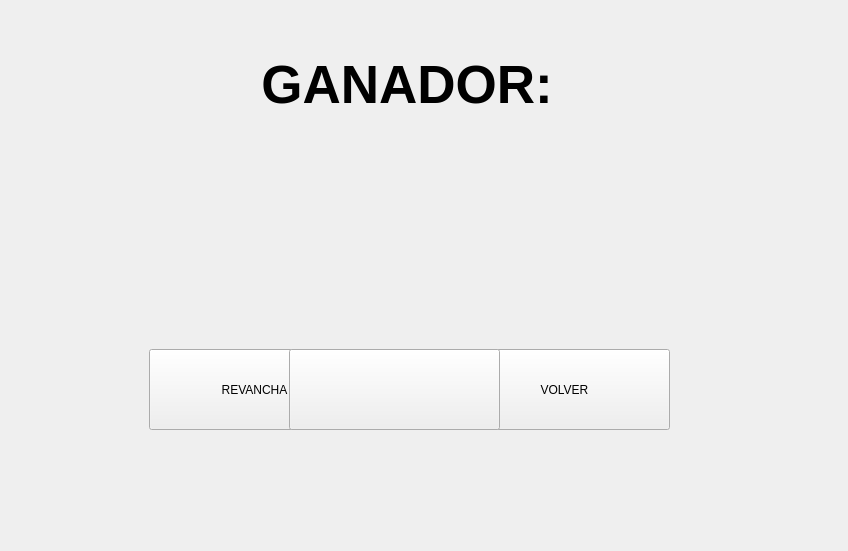
<?xml version="1.0" encoding="UTF-8"?>
<ui version="4.0">
 <class>CombateWidget</class>
 <widget class="QWidget" name="CombateWidget">
  <property name="geometry">
   <rect>
    <x>0</x>
    <y>0</y>
    <width>848</width>
    <height>551</height>
   </rect>
  </property>
  <property name="windowTitle">
   <string>Form</string>
  </property>
  <widget class="QStackedWidget" name="stackedWidget">
   <property name="geometry">
    <rect>
     <x>-1</x>
     <y>-1</y>
     <width>851</width>
     <height>551</height>
    </rect>
   </property>
   <property name="currentIndex">
    <number>2</number>
   </property>
   <widget class="QWidget" name="pageCountDown">
    <widget class="CountDownWidget" name="countDownWidget">
     <property name="geometry">
      <rect>
       <x>380</x>
       <y>40</y>
       <width>91</width>
       <height>91</height>
      </rect>
     </property>
    </widget>
   </widget>
   <widget class="QWidget" name="pageCombat">
    <widget class="QLabel" name="labelPortadaJugador">
     <property name="geometry">
      <rect>
       <x>40</x>
       <y>40</y>
       <width>101</width>
       <height>99</height>
      </rect>
     </property>
     <property name="text">
      <string>TextLabel</string>
     </property>
    </widget>
    <widget class="QFrame" name="frameHUDJugador">
     <property name="geometry">
      <rect>
       <x>140</x>
       <y>60</y>
       <width>161</width>
       <height>71</height>
      </rect>
     </property>
     <property name="frameShape">
      <enum>QFrame::Shape::StyledPanel</enum>
     </property>
     <property name="frameShadow">
      <enum>QFrame::Shadow::Raised</enum>
     </property>
     <widget class="QWidget" name="horizontalLayoutWidget_3">
      <property name="geometry">
       <rect>
        <x>120</x>
        <y>0</y>
        <width>151</width>
        <height>101</height>
       </rect>
      </property>
      <layout class="QHBoxLayout" name="horizontalLayoutJugador_3"/>
     </widget>
     <widget class="QWidget" name="verticalLayoutWidget_5">
      <property name="geometry">
       <rect>
        <x>0</x>
        <y>0</y>
        <width>149</width>
        <height>65</height>
       </rect>
      </property>
      <layout class="QVBoxLayout" name="verticalLayout_5">
       <item>
        <widget class="QProgressBar" name="barraVidaJug">
         <property name="value">
          <number>24</number>
         </property>
        </widget>
       </item>
       <item>
        <widget class="QProgressBar" name="barraKiJug">
         <property name="value">
          <number>24</number>
         </property>
        </widget>
       </item>
      </layout>
     </widget>
    </widget>
    <widget class="QLabel" name="labelNombreJugador">
     <property name="geometry">
      <rect>
       <x>140</x>
       <y>30</y>
       <width>197</width>
       <height>27</height>
      </rect>
     </property>
     <property name="text">
      <string/>
     </property>
    </widget>
    <widget class="QLabel" name="labelNombreOponente">
     <property name="geometry">
      <rect>
       <x>580</x>
       <y>30</y>
       <width>197</width>
       <height>27</height>
      </rect>
     </property>
     <property name="text">
      <string/>
     </property>
    </widget>
    <widget class="QFrame" name="frameHUDOponente">
     <property name="geometry">
      <rect>
       <x>550</x>
       <y>60</y>
       <width>161</width>
       <height>71</height>
      </rect>
     </property>
     <property name="frameShape">
      <enum>QFrame::Shape::StyledPanel</enum>
     </property>
     <property name="frameShadow">
      <enum>QFrame::Shadow::Raised</enum>
     </property>
     <widget class="QWidget" name="verticalLayoutWidget_4">
      <property name="geometry">
       <rect>
        <x>10</x>
        <y>0</y>
        <width>149</width>
        <height>65</height>
       </rect>
      </property>
      <layout class="QVBoxLayout" name="verticalLayout_4">
       <item>
        <widget class="QProgressBar" name="barraVidaOponent">
         <property name="value">
          <number>24</number>
         </property>
        </widget>
       </item>
       <item>
        <widget class="QProgressBar" name="barraKiOponent">
         <property name="value">
          <number>24</number>
         </property>
        </widget>
       </item>
      </layout>
     </widget>
    </widget>
    <widget class="QLabel" name="labelPortadaOponente">
     <property name="geometry">
      <rect>
       <x>710</x>
       <y>40</y>
       <width>101</width>
       <height>99</height>
      </rect>
     </property>
     <property name="text">
      <string>TextLabel</string>
     </property>
    </widget>
   </widget>
   <widget class="QWidget" name="pageResultado">
    <widget class="QLabel" name="labelResultado">
     <property name="geometry">
      <rect>
       <x>50</x>
       <y>40</y>
       <width>731</width>
       <height>91</height>
      </rect>
     </property>
     <property name="font">
      <font>
       <pointsize>40</pointsize>
       <bold>true</bold>
      </font>
     </property>
     <property name="text">
      <string>GANADOR: </string>
     </property>
     <property name="alignment">
      <set>Qt::AlignmentFlag::AlignCenter</set>
     </property>
    </widget>
    <widget class="QPushButton" name="btnRevancha">
     <property name="geometry">
      <rect>
       <x>150</x>
       <y>350</y>
       <width>211</width>
       <height>81</height>
      </rect>
     </property>
     <property name="text">
      <string>REVANCHA</string>
     </property>
    </widget>
    <widget class="QPushButton" name="btnVolver">
     <property name="geometry">
      <rect>
       <x>460</x>
       <y>350</y>
       <width>211</width>
       <height>81</height>
      </rect>
     </property>
     <property name="text">
      <string>VOLVER</string>
     </property>
    </widget>
    <widget class="QPushButton" name="btnContinuar">
     <property name="geometry">
      <rect>
       <x>290</x>
       <y>350</y>
       <width>211</width>
       <height>81</height>
      </rect>
     </property>
     <property name="text">
      <string/>
     </property>
    </widget>
   </widget>
  </widget>
 </widget>
 <customwidgets>
  <customwidget>
   <class>CountDownWidget</class>
   <extends>QLabel</extends>
   <header>CountDownWidget.h</header>
   <slots>
    <signal>finished()</signal>
   </slots>
  </customwidget>
 </customwidgets>
 <resources/>
 <connections/>
</ui>
